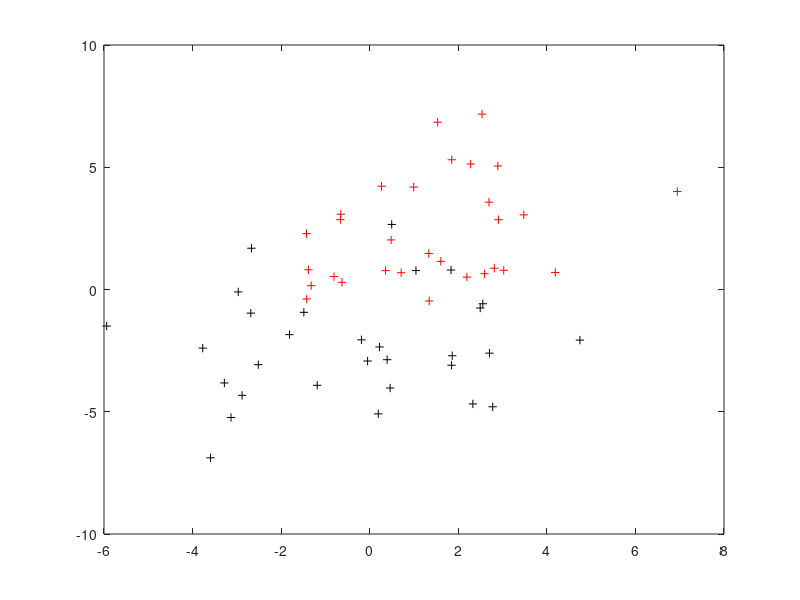

Recreate this plot in MATLAB.
%example 1 SVM

%% Data generation
x=randn(2,30)*2+[1;2]*ones(1,30);
y=ones(30,1);
x=[x randn(2,30)*2+[-1;-2]*ones(1,30)];
y=[y;-ones(30,1)];

figure(1)
plot(x(1,y==1),x(2,y==1),'r+')
hold on
plot(x(1,y==-1),x(2,y==-1),'k+')
hold off
keyboard

%% Training the SVM
options='-s 0 -t 0 -c 100 -h 0';
% -s means Support Vector Machine; -t means it's linear; parameter C=100;
% -h silences output messages
model=svmtrain(y,x',options); % Here, we compute the kernel matrix inside.
keyboard
% Type model in the command window to see the support structure. sv_indices
% are the positions of the model, sv_coef are the coefficients alpha times
% the labels.
%% SVM test (we use the training data)
y2=svmpredict(y,x',model);
keyboard

%% Extracting the parameters
b=-model.rho; % This is the bias. Do not forget to change the sign.
alpha=model.sv_coef; % These are the duals, already multiplied by the labels.
idx=model.sv_indices; % The indices of the samples that are SVs.
w=x(:,idx)*alpha; % This is the primal. Just to represent the margin.
keyboard

%% Plot the support vectors